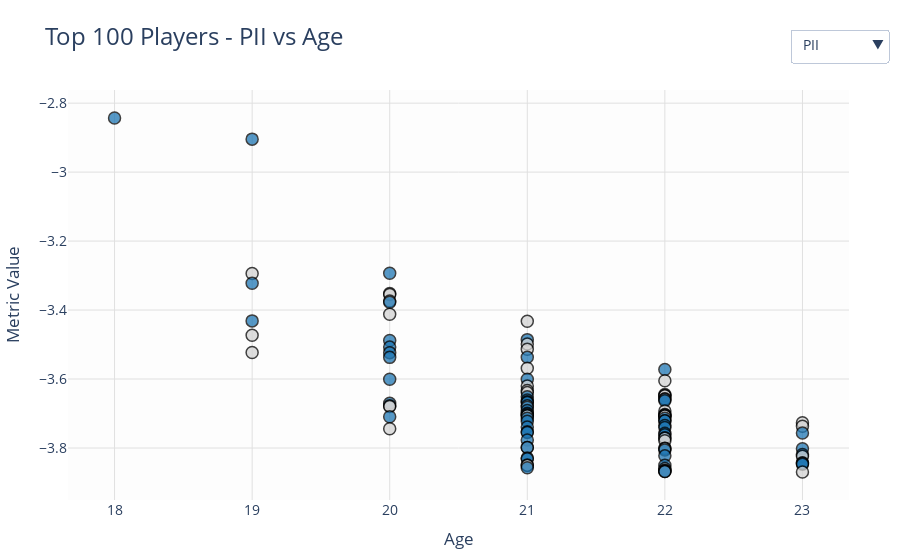

The notebook cell saved with this chart:
### Code cell
pt3.plot_top_players_by_metric(
    X_features, y_labels,
    metrics=["PII", "PER", "PTS/G", "NET RTG", "W%"],
    cutoff=100
)
